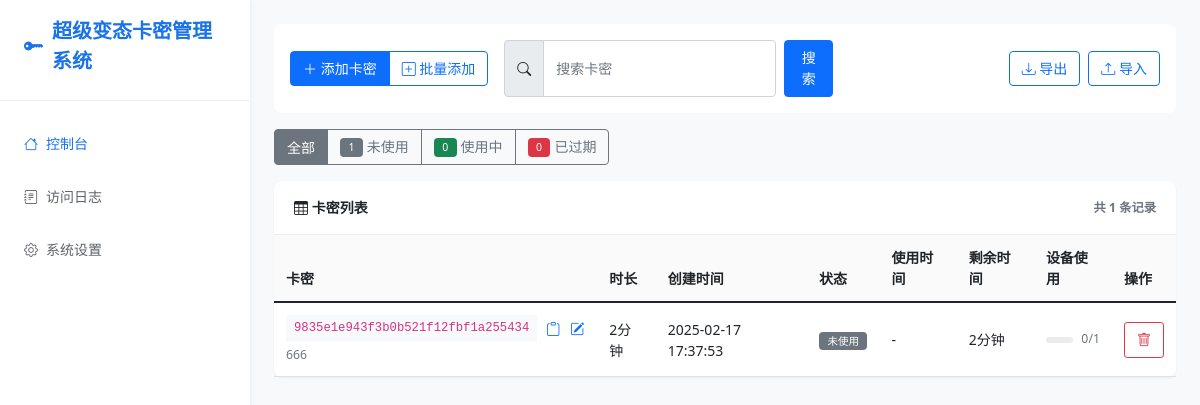
Before: / with the older database file.
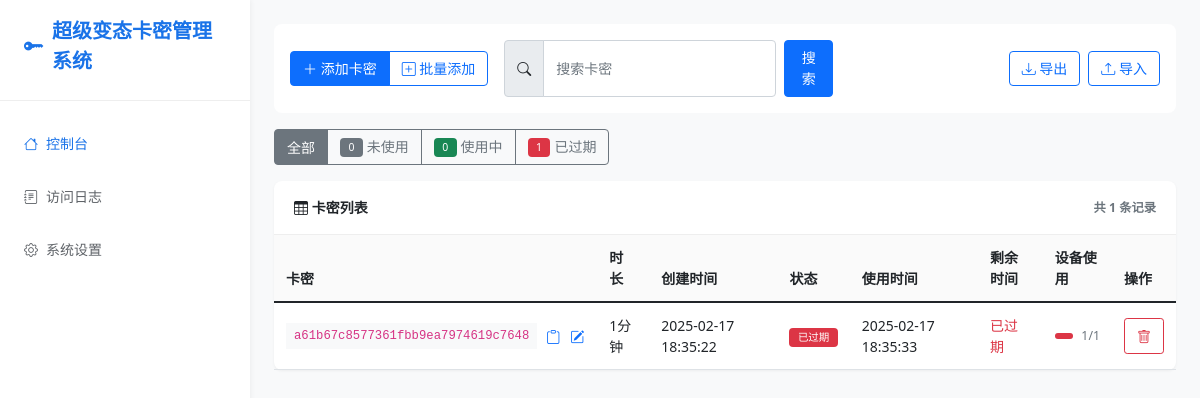
After: the same page with the newer database file.
### app.py (models this page shows, shortened)
class Card(db.Model):
    id = db.Column(db.Integer, primary_key=True)
    card_key = db.Column(db.String(32), unique=True, nullable=False)
    remark = db.Column(db.String(255), nullable=True, default="")
    minutes = db.Column(db.Integer, nullable=False)
    created_at = db.Column(db.DateTime, nullable=False, default=get_local_time)
    is_used = db.Column(db.Boolean, default=False)
    used_at = db.Column(db.DateTime, nullable=True)
    device_id = db.Column(db.String(500), nullable=True)  # 存储多个设备ID，用逗号分隔
    max_devices = db.Column(db.Integer, default=1)  # 最大允许设备数量
    def get_devices(self):
        return self.device_id.split(',') if self.device_id else []
    def is_expired(self):
        if not self.is_used:
            return False
        if not self.used_at:
            return True
        current_time = get_local_time()
        expiration_time = self.used_at + timedelta(minutes=self.minutes)
        return current_time >= expiration_time
    def get_status(self):
        if not self.is_used:
            return "未使用"
        elif self.is_expired():
            return "已过期"
        else:
            return "使用中"

### app.py (the view, shortened to what this page needs)
@app.route('/')
def index():
    try:
        page = request.args.get('page', 1, type=int)
        per_page = settings.get('per_page', 10)
        status = request.args.get('status')
        search = request.args.get('search', '').strip()
        current_time = get_local_time()
        unused_count = Card.query.filter_by(is_used=False).count()
        used_cards = Card.query.filter(
            Card.is_used == True,
            Card.used_at != None
        ).all()
        used_count = sum(
            1 for card in used_cards
            if card.used_at + timedelta(minutes=card.minutes) > current_time
        )
        expired_count = sum(
            1 for card in used_cards
            if card.used_at + timedelta(minutes=card.minutes) <= current_time
        )
        query = Card.query
        if search:
            query = query.filter(Card.card_key.like(f'%{search}%'))
        query = query.order_by(Card.created_at.desc())
        pagination = query.paginate(page=page, per_page=per_page, error_out=False)
        cards = pagination.items if pagination else []
        return render_template('index.html',
                             cards=cards,
                             pagination=pagination,
                             status=status,
                             search=search,
                             unused_count=unused_count,
                             used_count=used_count,
                             expired_count=expired_count,
                             settings=settings.settings)
    except Exception as e:
        logger.error(f"访问首页出错: {str(e)}", exc_info=True)
        return render_template('index.html',
                             cards=[],
                             pagination=None,
                             status=status,
                             search=search,
                             unused_count=0,
                             used_count=0,
                             expired_count=0,
                             error="获取卡密列表失败",
                             settings=settings.settings)

### app.py (called while the page is built, shortened)
def get_local_time():
    return datetime.now()

@app.before_request
def log_request():
    try:
        card_operations = {
            '/api/verify_card': '验证卡密',
            '/add_card': '添加卡密',
            '/delete_card': '删除卡密',
            '/import_cards': '导入卡密',
            '/export_cards': '导出卡密'
        }
    except Exception as e:
        error_logger.error(f"记录访问日志出错: {str(e)}", exc_info=True)

@app.after_request
def update_log_status(response):
    try:
        if hasattr(g, 'log_id'):
            log = AccessLog.query.get(g.log_id)
            if log:
                log.status_code = response.status_code
                db.session.commit()
    except Exception as e:
        error_logger.error(f"更新日志状态出错: {str(e)}", exc_info=True)
    return response

    def get(self, key, default=None):
        return self.settings.get(key, default)

### templates/index.html (shortened to what this page needs)
{% extends "base.html" %}
{% block content %}
<div class="toolbar">
    <div class="toolbar-item">
        <div class="btn-group">
            <button type="button" class="btn btn-primary" data-bs-toggle="modal" data-bs-target="#addCardModal">
                <i class="bi bi-plus-lg"></i> 添加卡密
            </button>
            <button type="button" class="btn btn-outline-primary" data-bs-toggle="modal" data-bs-target="#addBulkCardsModal">
                <i class="bi bi-plus-square"></i> 批量添加
            </button>
        </div>
    </div>
    <div class="toolbar-item flex-grow-1">
        <form action="{{ url_for('index') }}" method="GET" class="d-flex gap-2" id="searchForm">
            <div class="input-group">
                <span class="input-group-text"><i class="bi bi-search"></i></span>
                <input type="text" class="form-control" name="search" placeholder="搜索卡密" value="{{ search }}">
            </div>
            <button type="submit" class="btn btn-primary">搜索</button>
        </form>
    </div>
    <div class="toolbar-item">
        <a href="{{ url_for('export_cards') }}" class="btn btn-outline-primary">
            <i class="bi bi-download"></i> 导出
        </a>
        <button type="button" class="btn btn-outline-primary" data-bs-toggle="modal" data-bs-target="#importCardsModal">
            <i class="bi bi-upload"></i> 导入
        </button>
    </div>
</div>
<div class="status-filter mb-3">
    <div class="btn-group">
        <button type="button" class="btn btn-outline-secondary {% if not status %}active{% endif %}" onclick="filterStatus('')">
            全部
        </button>
        <button type="button" class="btn btn-outline-secondary {% if status == 'unused' %}active{% endif %}" onclick="filterStatus('unused')">
            <span class="badge bg-secondary me-1">{{ unused_count }}</span>未使用
        </button>
        <button type="button" class="btn btn-outline-secondary {% if status == 'used' %}active{% endif %}" onclick="filterStatus('used')">
            <span class="badge bg-success me-1">{{ used_count }}</span>使用中
        </button>
        <button type="button" class="btn btn-outline-secondary {% if status == 'expired' %}active{% endif %}" onclick="filterStatus('expired')">
            <span class="badge bg-danger me-1">{{ expired_count }}</span>已过期
        </button>
    </div>
</div>
<div class="card">
    <div class="card-header d-flex justify-content-between align-items-center">
        <span><i class="bi bi-table"></i> 卡密列表</span>
        <small class="text-muted">共 {{ pagination.total }} 条记录</small>
    </div>
    <div class="table-responsive">
        <table class="table table-hover">
            <thead>
                <tr>
                    <th>卡密</th>
                    <th>时长</th>
                    <th>创建时间</th>
                    <th>状态</th>
                    <th>使用时间</th>
                    <th>剩余时间</th>
                    <th>设备使用</th>
                    <th>操作</th>
                </tr>
            </thead>
            <tbody>
                {% if cards %}
                    {% for card in cards %}
                    <tr data-card-id="{{ card.id }}">
                        <td>
                            <div class="d-flex flex-column">
                                <div class="d-flex align-items-center gap-2">
                                    <code class="bg-light px-2 py-1">{{ card.card_key }}</code>
                                    <button type="button" class="btn btn-sm btn-link p-0" onclick="copyToClipboard('{{ card.card_key }}')" title="复制卡密">
                                        <i class="bi bi-clipboard"></i>
                                    </button>
                                    <button type="button" class="btn btn-sm btn-link p-0" onclick="showRemarkModal('{{ card.id }}', '{{ card.remark }}')" title="编辑备注">
                                        <i class="bi bi-pencil-square"></i>
                                    </button>
                                </div>
                                {% if card.remark %}
                                <small class="text-muted mt-1">{{ card.remark }}</small>
                                {% endif %}
                            </div>
                        </td>
                        <td>{{ card.minutes }}分钟</td>
                        <td>{{ card.created_at.strftime('%Y-%m-%d %H:%M:%S') }}</td>
                        <td class="card-status">
                            {% if not card.is_used %}
                                <span class="badge bg-secondary">未使用</span>
                            {% else %}
                                {% set status = card.get_status() %}
                                {% if status == "使用中" %}
                                    <span class="badge bg-success">使用中</span>
                                {% elif status == "已过期" %}
                                    <span class="badge bg-danger">已过期</span>
                                {% endif %}
                            {% endif %}
                        </td>
                        <td class="card-used-at">{{ card.used_at.strftime('%Y-%m-%d %H:%M:%S') if card.used_at else '-' }}</td>
                        <td class="card-remaining">
                            {% if card.is_used %}
                                {% if not card.is_expired() %}
                                    <div class="countdown"
                                         data-used-at="{{ card.used_at.isoformat() }}"
                                         data-minutes="{{ card.minutes }}">
                                        计算中...
                                    </div>
                                {% else %}
                                    <span class="text-danger">已过期</span>
                                {% endif %}
                            {% else %}
                                {{ card.minutes }}分钟
                            {% endif %}
                        </td>
                        <td class="card-devices">
                            <div class="d-flex align-items-center">
                                <div class="progress flex-grow-1" style="height: 6px;">
                                    {% set device_count = card.get_devices()|length %}
                                    {% set percentage = (device_count / card.max_devices * 100)|int %}
                                    <div class="progress-bar {% if percentage >= 100 %}bg-danger{% elif percentage >= 75 %}bg-warning{% else %}bg-success{% endif %}"
                                         role="progressbar"
                                         style="width: {{ percentage }}%">
                                    </div>
                                </div>
                                <small class="ms-2 text-muted">{{ device_count }}/{{ card.max_devices }}</small>
                            </div>
                        </td>
                        <td>
                            <form action="{{ url_for('delete_card', card_id=card.id) }}" method="POST" class="d-inline">
                                <button type="submit" class="btn btn-sm btn-outline-danger" onclick="return confirm('确定要删除这个卡密吗？')">
                                    <i class="bi bi-trash"></i>
                                </button>
                            </form>
                        </td>
                    </tr>
                    {% endfor %}
                {% endif %}
            </tbody>
        </table>
    </div>
</div>
{% endblock %}

### templates/base.html (shortened to what this page needs)
<!DOCTYPE html>
<html lang="zh">
<head>
    <link href="https://cdn.jsdelivr.net/npm/bootstrap@5.1.3/dist/css/bootstrap.min.css" rel="stylesheet">
    <link rel="stylesheet" href="https://cdn.jsdelivr.net/npm/bootstrap-icons@1.7.2/font/bootstrap-icons.css">
</head>
<body>
    <div class="wrapper">
        <nav class="sidebar">
            <div class="sidebar-header">
                <a href="/" class="sidebar-brand">
                    <i class="bi bi-key-fill"></i>
                    {{ settings.site_name }}
                </a>
            </div>
            <ul class="nav flex-column mt-3">
                <li class="nav-item">
                    <a href="{{ url_for('index') }}" class="nav-link {% if request.endpoint == 'index' %}active{% endif %}">
                        <i class="bi bi-house"></i>
                        控制台
                    </a>
                </li>
                <li class="nav-item">
                    <a href="{{ url_for('view_logs') }}" class="nav-link {% if request.endpoint == 'view_logs' %}active{% endif %}">
                        <i class="bi bi-journal-text"></i>
                        访问日志
                    </a>
                </li>
                <li class="nav-item">
                    <a href="{{ url_for('settings_page') }}" class="nav-link {% if request.endpoint == 'settings_page' %}active{% endif %}">
                        <i class="bi bi-gear"></i>
                        系统设置
                    </a>
                </li>
            </ul>
        </nav>
        <div class="main-content">
            {% block content %}{% endblock %}
        </div>
    </div>
</body>
</html>

### templates/base.html (style rules this page uses)
:root { --primary-color: #1a73e8; --secondary-color: #5f6368; --success-color: #34a853; --warning-color: #fbbc05; --danger-color: #ea4335; --background-color: #f8f9fa; --sidebar-width: 250px; --header-height: 60px; --card-bg: #fff; }
body { background-color: var(--background-color); font-size: 0.875rem; }
.wrapper { display: flex; min-height: 100vh; }
.sidebar { width: var(--sidebar-width); background: var(--card-bg); box-shadow: 1px 0 5px rgba(0,0,0,0.05); position: fixed; height: 100vh; z-index: 1000; padding: 1rem 0; }
.sidebar-header { padding: 0 1.5rem 1.5rem; border-bottom: 1px solid #eee; }
.sidebar-brand { color: var(--primary-color); font-size: 1.25rem; font-weight: 600; text-decoration: none; display: flex; align-items: center; gap: 0.5rem; }
.nav-item { padding: 0.5rem 1.5rem; }
.nav-link { color: var(--secondary-color); display: flex; align-items: center; gap: 0.5rem; padding: 0.5rem 0; }
.nav-link:hover, .nav-link.active { color: var(--primary-color); }
.main-content { flex: 1; margin-left: var(--sidebar-width); padding: 1.5rem; }
.card { border: none; box-shadow: 0 1px 3px rgba(0,0,0,0.05); margin-bottom: 1rem; border-radius: 0.5rem; }
.card-header { background: none; padding: 1rem 1.25rem; border-bottom: 1px solid #eee; font-weight: 600; }
.form-control, .form-select, .btn { font-size: 0.875rem; padding: 0.4rem 0.75rem; }
.input-group-text { font-size: 0.875rem; padding: 0.4rem 0.75rem; }
.table { font-size: 0.875rem; margin-bottom: 0; }
.table th { font-weight: 600; background: #fafafa; padding: 0.75rem; }
.table td { padding: 0.75rem; vertical-align: middle; }
.badge { padding: 0.4em 0.8em; font-weight: 500; }
.toolbar { background: var(--card-bg); padding: 1rem; border-radius: 0.5rem; margin-bottom: 1rem; display: flex; gap: 1rem; align-items: center; }
.toolbar-item { display: flex; align-items: center; gap: 0.5rem; }

Changed rows visible on the page:
removed Card: card_key "9835e1e943f3b0b521f12fbf1a255434", remark "666", minutes "2", created_at "2025-02-17 17:37:53", shows "未使用", used_at "-", is_used "0", max_devices "1"
added Card: card_key "a61b67c8577361fbb9ea7974619c7648", minutes "1", created_at "2025-02-17 18:35:22", is_used "已过期", used_at "2025-02-17 18:35:33", {{ percentage }} 100 (drawn), device_count "1", max_devices "1"
Other visible differences:
{{ unused_count }}: "1" → "0"
{{ expired_count }}: "0" → "1"
